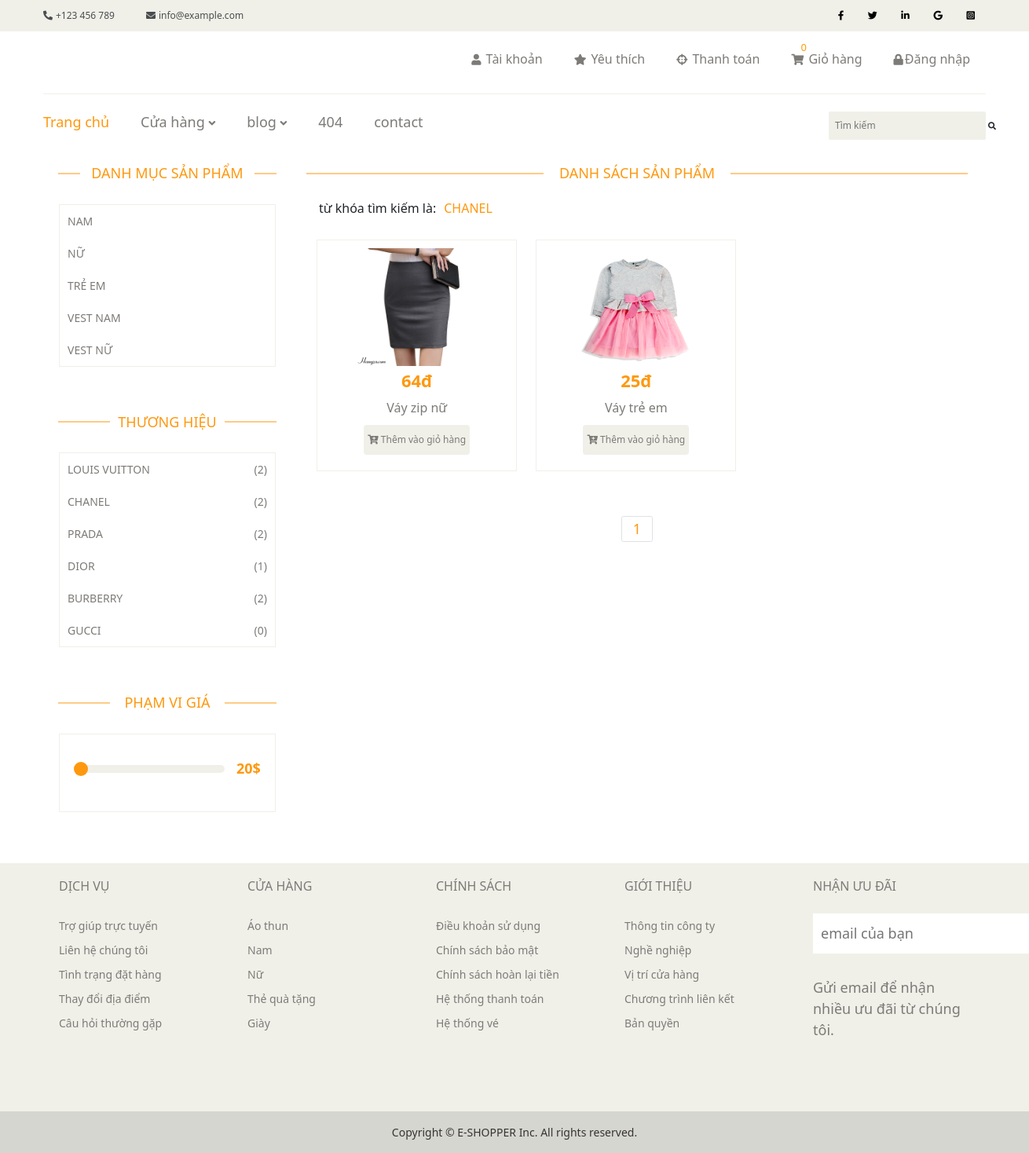
Screenshot of /?mod=search&keyword=CHANEL&id_brand=2 with the database file from the repository.
### tables this page shows
CREATE TABLE `category` (
  `id_category` int(11) NOT NULL,
  `name_category` varchar(50) NOT NULL
);

CREATE TABLE `brand` (
  `brand_id` int(11) NOT NULL,
  `brand_name` varchar(50) NOT NULL
);

CREATE TABLE `product` (
  `id_product` int(11) NOT NULL,
  `name_product` varchar(50) NOT NULL,
  `description_product` varchar(5000) NOT NULL,
  `price` varchar(50) NOT NULL,
  `image` varchar(200) NOT NULL,
  `id_category` int(11) NOT NULL,
  `id_brand` int(11) NOT NULL
);

### libraries/database.php (called while the page is built, shortened)
<?php
function db_query($query_string) {
    global $conn;
    $result = mysqli_query($conn, $query_string);
    return $result;
}
function db_fetch_array($query_string) {
    $result = array();
    $mysqli_result = db_query($query_string);
    while ($row = mysqli_fetch_assoc($mysqli_result)) {
        $result[] = $row;
    }
    return $result;
}
function db_num_rows($query_string) {
    $mysqli_result = db_query($query_string);
	return mysqli_num_rows($mysqli_result);
}

### modules/search/controllers/indexController.php (called while the page is built, shortened)
<?php
function indexAction() {
    load_view('index');
}

### core/router.php (called while the page is built, shortened)
<?php
$action_name = get_action().'Action';
call_function(array('construct', $action_name));

### core/appload.php (called while the page is built, shortened)
<?php
require CONFIGPATH . DIRECTORY_SEPARATOR . 'database.php';
require LIBPATH . DIRECTORY_SEPARATOR . 'database.php';
require COREPATH . DIRECTORY_SEPARATOR . 'base.php';
require COREPATH . DIRECTORY_SEPARATOR . 'router.php';

### index.php (called while the page is built, shortened)
<?php
require COREPATH.DIRECTORY_SEPARATOR.'appload.php';

### helper/category.php (called while the page is built)
<?php
function get_list_category()
{
    $result = db_fetch_array("SELECT * FROM `category`");
    return $result;
}

### helper/brand.php (called while the page is built)
<?php
function get_list_brand()
{
    $result = db_fetch_array("SELECT * FROM `brand`");
    return $result;
}

### helper/product.php (called while the page is built)
<?php
function get_product_by_brand_id($name){
    $result = db_num_rows("SELECT * FROM `product` INNER JOIN `brand`
    ON product.id_brand = brand.brand_id WHERE brand.brand_name = $name");
    return $result;
}

### helper/format.php (called while the page is built)
<?php
function currency_format($number, $suffix = 'đ'){
    return number_format($number).$suffix;
}

### modules/search/views/indexView.php (the view, shortened to what this page needs)
<?php
$id_brand = (int)isset($_GET['id_brand']) ? $_GET['id_brand']: "";
$brands = get_brand($id_brand);
$item_per_page = 3;
$current_page = !empty($_GET['page']) ? $_GET['page'] : 1;
$offset = ($current_page - 1) * $item_per_page;
if ($id_brand) {
    foreach($brands as $brand) {
        $list_product =  get_product_by_brand_name($brand['brand_name'], $item_per_page,
        $current_page, $offset);
        $all_product = get_num_product_by_brand_id($brand['brand_name']);
    }
}
?>
<div class="content">
    <?php get_sidebar(); ?>
    <div class="content__product">
        <div class="content__product-container">
            <h2 class="content__product-title">Danh sách sản phẩm</h2>
            <nav class="key-search">từ khóa tìm kiếm là:
                <p><?= isset($_GET['keyword']) ? $_GET['keyword'] : "" ?></p>
            </nav>
            <div class="content__product-items">
                <?php if (!$list_product) : ?>
                    <h2 class="no__product">
                        Không có sản phẩm tìm kiếm vui lòng chọn các sản phẩm có sẵn khác
                    </h2>
                <?php else : ?>
                    <?php foreach ($list_product as $item) : ?>
                        <div class="content__product-item">
                            <a href="" class="content__product-img__link">
                                <img src="<?= $item['image'] ?>" alt="" class="content__product-img img-product">
                            </a>
                            <h4 class="content__product-price price-product">
                                <?= currency_format($item['price']) ?></h4>
                            <p class="content__product-name name-product"><?= $item['name_product'] ?></p>
                            <a href="?mod=cart&id=<?= $item['id_product'] ?>" class="content__product-add__cart btn__add-cart">
                                <i class="fas fa-cart-plus"></i> Thêm vào giỏ hàng
                            </a>
                        </div>
                    <?php endforeach; ?>
                <?php endif; ?>
                <nav class="Page navigation example">
                    <ul class="pagination">
                    </ul>
                </nav>
            </div>
        </div>
    </div>
</div>
</div>

### core/base.php (shortened to what this page needs)
<?php
function get_module()
{
    global $config;
    $module = isset($_GET['mod']) ? $_GET['mod'] : $config['default_module'];
    return $module;
}
function load($type, $name)
{
    if ($type == 'helper')
        $path = HELPERPATH . DIRECTORY_SEPARATOR . "{$name}.php";
}
function call_function($list_function = array())
{
    if (is_array($list_function)) {
        foreach ($list_function as $f) {
            if (function_exists($f())) {
                $f();
            }
        }
    }
}
function load_view($name, $data_send = array())
{
    $data = $data_send;
    $path = MODULESPATH . DIRECTORY_SEPARATOR . get_module() . DIRECTORY_SEPARATOR . 'views' . DIRECTORY_SEPARATOR . $name . 'View.php';
    if (file_exists($path)) {
        require $path;
    } else {
        echo "Không tìm thấy {$path}";
    }
}
function get_header($name = '')
{
    global $data;
    if (empty($name)) {
        $name = 'header';
    } else {
        $name = "header-{$name}";
    }
    $path = LAYOUTPATH . DIRECTORY_SEPARATOR . $name . '.php';
    if (file_exists($path)) {
        if (is_array($data)) {
            foreach ($data as $key => $a) {
                $$key = $a;
            }
        }
        require $path;
    } else {
        echo "Không tìm thấy {$path}";
    }
}
function get_contact($name = '')
{
    global $data;
    if (empty($name)) {
        $name = 'contact';
    } else {
        $name = "contact-{$name}";
    }
    $path = LAYOUTPATH . DIRECTORY_SEPARATOR . $name . '.php';
    if (file_exists($path)) {
        if (is_array($data)) {
            foreach ($data as $key => $a) {
                $$key = $a;
            }
        }
        require $path;
    } else {
        echo "Không tìm thấy {$path}";
    }
}
function get_footer($name = '')
{
    global $data;
    if (empty($name)) {
        $name = 'footer';
    } else {
        $name = "footer-{$name}";
    }
    $path = LAYOUTPATH . DIRECTORY_SEPARATOR . $name . '.php';
    if (file_exists($path)) {
        if (is_array($data)) {
            foreach ($data as $key => $a) {
                $$key = $a;
            }
        }
        require $path;
    } else {
        echo "Không tìm thấy {$path}";
    }
}
function get_menu($name = '')
{
    global $data;
    if (empty($name)) {
        $name = 'menu';
    } else {
        $name = "menu-{$name}";
    }
    $path = LAYOUTPATH . DIRECTORY_SEPARATOR . $name . '.php';
    if (file_exists($path)) {
        if (is_array($data)) {
            foreach ($data as $key => $a) {
                $$key = $a;
            }
        }
        require $path;
    } else {
        echo "Không tìm thấy {$path}";
    }
}
function get_header_template($name = '')
{
    global $data;
    if (empty($name)) {
        $name = 'header_template';
    } else {
        $name = "header_template-{$name}";
    }
    $path = LAYOUTPATH . DIRECTORY_SEPARATOR . $name . '.php';
    if (file_exists($path)) {
        if (is_array($data)) {
            foreach ($data as $key => $a) {
                $$key = $a;
            }
        }
        require $path;
    } else {
        echo "Không tìm thấy {$path}";
    }
}
function get_footer_template($name = '')
{
    global $data;
    if (empty($name)) {
        $name = 'footer_template';
    } else {
        $name = "footer_template-{$name}";
    }
    $path = LAYOUTPATH . DIRECTORY_SEPARATOR . $name . '.php';
    if (file_exists($path)) {
        if (is_array($data)) {
            foreach ($data as $key => $a) {
                $$key = $a;
            }
        }
        require $path;
    } else {
        echo "Không tìm thấy {$path}";
    }
}
function get_sidebar($name = '')
{
    if (empty($name)) {
        $name = 'sidebar';
    } else {
        $name = "sidebar-{$name}";
    }
    $path = LAYOUTPATH . DIRECTORY_SEPARATOR . $name . '.php';
    if (file_exists($path)) {
        require $path;
    } else {
        echo "Không tìm thấy {$path}";
    }
}
function get_copyright($name = '')
{
    global $data;
    if (empty($name)) {
        $name = 'copyright';
    } else {
        $name = "copyright-{$name}";
    }
    $path = LAYOUTPATH . DIRECTORY_SEPARATOR . $name . '.php';
    if (file_exists($path)) {
        if (is_array($data)) {
            foreach ($data as $key => $a) {
                $$key = $a;
            }
        }
        require $path;
    } else {
        echo "Không tìm thấy {$path}";
    }
}

### layout/sidebar.php (shortened to what this page needs)
<?php
$categorys = get_list_category();
$brand = get_list_brand();
?>
<div class="content__navbar">
    <div class="content__category">
        <h2 class="content__category-title">Danh mục sản phẩm</h2>
        <ul class="content__category-item">
            <?php foreach ($categorys as $category):?>
                <li class="content__category-list">
                    <a href="?mod=search&keyword=<?= $category['name_category'] ?>" class="content__category-link">
                        <?= $category['name_category'] ?>
                    </a>
                </li>
            <?php endforeach ?>
        </ul>
    </div>
    <div class="content__brand">
        <h2 class="content__brand-title">Thương hiệu</h2>
        <ul class="content__brand-item">
            <?php foreach ($brand as $item) : ?>
                <?php
                    $name = $item['brand_name'];
                    $product_by_brand_id = get_product_by_brand_id("'$name'");
                ?>
                <li class="content__brand-list">
                    <a href="?mod=search&keyword=<?=$item['brand_name']?>&id_brand=<?=$item['brand_id']?>" class="content__brand-link">
                        <?= $item['brand_name'] ?>
                        <nav class="content__brand-qty">(<?=$product_by_brand_id?>)</nav>
                    </a>
                </li>
            <?php endforeach; ?>
        </ul>
    </div>
    <div class="content__price">
        <h2 class="content__price-title">Phạm vi giá</h2>
        <div class="content__price-range">
            <div class="content__slide-track">
                <input type="range" class="content__slide-range" min="0" max="95" value="20">
            </div>
            <div class="content__value"></div>
        </div>
    </div>
    <div class="content__banner">
    </div>
</div>

### public/css/base.css (style rules this page uses)
:root { --white-color: #fff; --black-color: #000000; --text-color: #7d7b77; --primary-color: #fe980f; --border-color: #f0f0e9; --navi-color: #c2c2c1; }
* { padding: 0; margin: 0; box-sizing: inherit; }
html { font-size: 62.5%; line-height: 1.6rem; font-family: 'Roboto', sans-serif; font-family: 'Roboto Condensed', sans-serif; box-sizing: border-box; }
a { text-decoration: none; }
.btn__add-cart { text-decoration: none; background-color: var(--border-color); color: var(--text-color); font-size: 1.2rem; display: inline-block; font-weight: 450; padding: 10px 5px; margin-bottom: 20px; border-radius: 4px; transition: all 0.2s ease-in-out; }
.img-product { width: 70%; height: 150px; margin-top: 10px; }
.name-product { font-size: 1.6rem; color: var(--text-color); }
.price-product { font-size: 2.2rem; font-weight: bold; color: var(--primary-color); padding: 5px 0; }

### rows the page displays
category: name_category "NAM"
category: name_category "NỮ"
category: name_category "TRẺ EM"
category: name_category "VEST NAM"
category: name_category "VEST NỮ"
brand: brand_name "LOUIS VUITTON", product_by_brand_id "2"
brand: brand_name "CHANEL", product_by_brand_id "2"
brand: brand_name "PRADA", product_by_brand_id "2"
brand: brand_name "DIOR", product_by_brand_id "1"
brand: brand_name "BURBERRY", product_by_brand_id "2"
brand: brand_name "GUCCI", product_by_brand_id "0"
product: image (picture), price "64đ", name_product "Váy zip nữ"
product: image (picture), price "25đ", name_product "Váy trẻ em"
